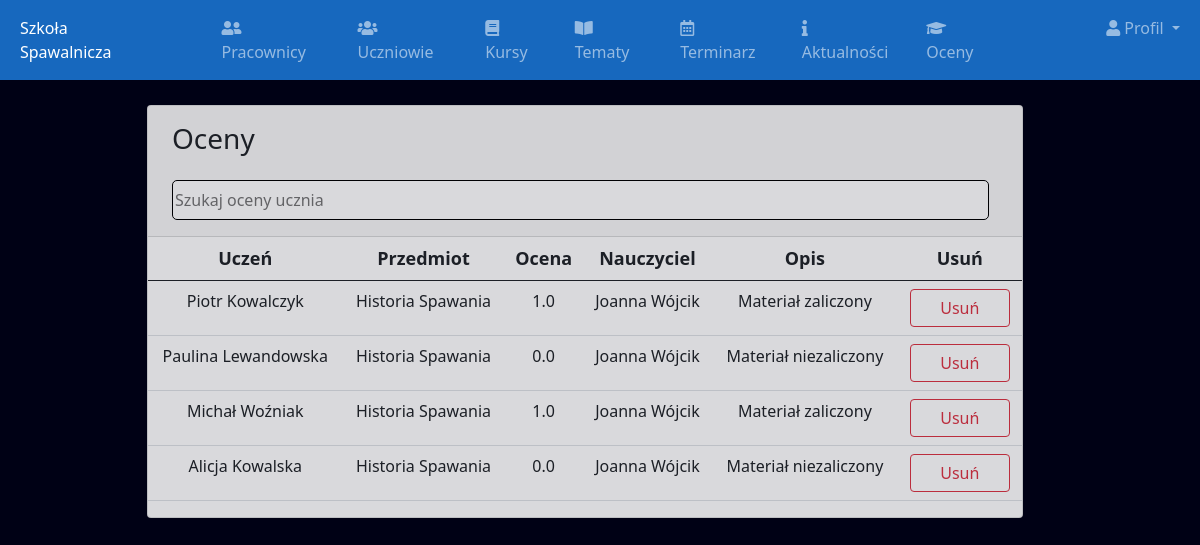
Page /adminmanageresults/ (signed in) on the committed database.
### school/models.py (models this page shows)
class Results(models.Model):
    id=models.AutoField(primary_key=True)
    staffid=models.ForeignKey(Staff,on_delete=models.CASCADE)
    studentid=models.ForeignKey(Students,on_delete=models.CASCADE)
    subjectid=models.ForeignKey(Subjects,on_delete=models.CASCADE)
    materialresult=models.FloatField(default=0)
    description=models.TextField()
    created_at=models.DateTimeField(auto_now_add=True)
    updated_at=models.DateTimeField(auto_now_add=True)
    objects=models.Manager()

class Students(models.Model):
    id=models.AutoField(primary_key=True)
    admin=models.OneToOneField(CustomUser,on_delete=models.CASCADE)
    courseid=models.ForeignKey(Courses,on_delete=models.CASCADE)
    coursetimeid=models.ForeignKey(CourseTime, on_delete=models.CASCADE)
    created_at=models.DateTimeField(auto_now_add=True)
    updated_at=models.DateTimeField(auto_now_add=True)
    objects=models.Manager()

class CustomUser(AbstractUser):
    user_type_data=((1,"HOD"),(2,"Staff"),(3,"Student"))
    user_type=models.CharField(default=1, choices=user_type_data,max_length=10)

class Subjects(models.Model):
    id=models.AutoField(primary_key=True)
    subjectname=models.CharField(max_length=100)
    courseid=models.ForeignKey(Courses,on_delete=models.CASCADE,default=1)
    staffid=models.ForeignKey(CustomUser,on_delete=models.CASCADE)
    created_at=models.DateTimeField(auto_now_add=True)
    updated_at=models.DateTimeField(auto_now_add=True)
    objects=models.Manager()

class Staff(models.Model):
    id=models.AutoField(primary_key=True)
    admin=models.OneToOneField(CustomUser,on_delete=models.CASCADE)
    created_at=models.DateTimeField(auto_now_add=True)
    updated_at=models.DateTimeField(auto_now_add=True)
    objects=models.Manager()

### school/adminviews.py (the view)
# urls.py: path('adminmanageresults/', adminviews.adminmanageresults, name="adminmanageresults"),
def adminmanageresults(request):
    results=Results.objects.all()
    return render(request,"school/admin/adminmanageresults.html",{"results":results})

### school/logincheck.py (called while the page is built, shortened)
    def process_view(self,request,view_func,view_args,view_kwargs):
        modulename=view_func.__module__
        user=request.user
        if user.is_authenticated:
            if user.user_type == "1":
                if modulename == "school.adminviews":
                    pass
                elif modulename == "school.views":
                    pass
                else:
                    return HttpResponseRedirect(reverse("adminhome"))
            else:
                modulename == "school.views"
        else:
            if request.path == reverse("loginpage") or request.path == reverse("signin") or modulename == "django.contrib.auth.views" or request.path == reverse("home") or request.path == reverse("contact"):
                pass
            else:
                return HttpResponseRedirect(reverse("loginpage"))

### school/templates/school/admin/adminmanageresults.html (shortened to what this page needs)
{% extends 'admin/adminbase.html' %}
{% block content %}
<section class="content">
    <div class="container-fluid">
        <div class="row">
            <div class="col-12">
                <div class="card">
                    <div class="card-header">
                        <div class="row">
                            <div class="col-lg-10 text-jusify-left ms-2 my-2">
                                <h3 class="card-title">Oceny</h3>
                            </div>
                        </div>
                        <input type="text" class="search ms-2 my-2" id="search" onkeyup="mySearch()" placeholder="Szukaj oceny ucznia" title="name">
                    </div>
                    <div class="card-body table-responsive p-0">
                        <table class="table table-hover text-nowrap" id="myTable">
                            <thead class="mtable">
                                <tr style="text-align:center">
                                    <th>Uczeń</th>
                                    <th>Przedmiot</th>
                                    <th>Ocena</th>
                                    <th>Nauczyciel</th>
                                    <th>Opis</th>
                                    <th>Usuń</th>
                                </tr>
                            </thead>
                            <tbody>
                                {% for result in results %}
                                <tr style="text-align:center">
                                    <td>{{ result.studentid.admin.first_name }} {{ result.studentid.admin.last_name }}</td>
                                    <td>{{ result.subjectid.subjectname }}</td>
                                    <td>{{ result.materialresult }}</td>
                                    <td>{{ result.staffid.admin.first_name }} {{ result.staffid.admin.last_name }}</td>
                                    <td>{{ result.description }}</td>
                                    <td><a href="/admindeleteresult/{{ result.id }}" class="button btn btn-outline-danger">Usuń</a></td>
                                </tr>
                                {% endfor %}
                            </tbody>
                        </table>
                    </div>
                </div>
            </div>
        </div>
    </div>
</section>
{% endblock %}

### school/templates/school/admin/adminbase.html (style rules this page uses)
body { background: #000115; }

### school/templates/school/admin/adminmanageresults.html (style rules this page uses)
.content { width: 75%; top: 200px; left: 45%; transform: translate(15%, 25px); opacity: 85%; }
.button { width: 100px; height: 25x; }
.search { width: 97%; height: 40px; border: none; border:solid 1px #000000; border-radius: 5px; }
.mtable { font-size: 18px; }

### rows in the picture
Results: studentid.admin.first_name "Piotr", studentid.admin.last_name "Kowalczyk", subjectid.subjectname "Historia Spawania", materialresult "1.0", staffid.admin.first_name "Joanna", staffid.admin.last_name "Wójcik", description "Materiał zaliczony"
Results: studentid.admin.first_name "Paulina", studentid.admin.last_name "Lewandowska", subjectid.subjectname "Historia Spawania", materialresult "0.0", staffid.admin.first_name "Joanna", staffid.admin.last_name "Wójcik", description "Materiał niezaliczony"
Results: studentid.admin.first_name "Michał", studentid.admin.last_name "Woźniak", subjectid.subjectname "Historia Spawania", materialresult "1.0", staffid.admin.first_name "Joanna", staffid.admin.last_name "Wójcik", description "Materiał zaliczony"
Results: studentid.admin.first_name "Alicja", studentid.admin.last_name "Kowalska", subjectid.subjectname "Historia Spawania", materialresult "0.0", staffid.admin.first_name "Joanna", staffid.admin.last_name "Wójcik", description "Materiał niezaliczony"
